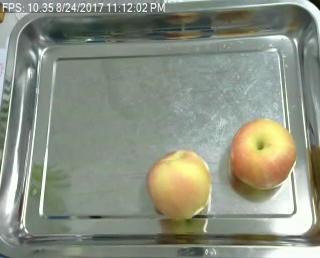
#> input picture work12/data01/freshapple_0001.jpg, 320 x 258 px; its folder holds 4 pictures in this run
$ python svm1_rbf.py
#> lines starting #> are read from the running program, lines starting #| are printed output that depends on the picture

import numpy as np
import cv2
import os
import matplotlib.pyplot as plt
from sklearn.model_selection import train_test_split
from sklearn.svm import SVC
from sklearn.metrics import accuracy_score
from sklearn.preprocessing import LabelEncoder
from sklearn.preprocessing import StandardScaler
from sklearn.decomposition import PCA

# データのロードと前処理
def load_images_from_folder(folder):
#> called with folder = './data01'
    imgs = []
    lbls = []
    for filename in os.listdir(folder):
        img = cv2.imread(os.path.join(folder, filename))
#> img is the input picture: shape (258, 320, 3); mean B, G, R 129.2, 144.3, 138.2
        if img is not None:
            img = cv2.resize(img, (64, 64))  # 画像を64x64にリサイズ
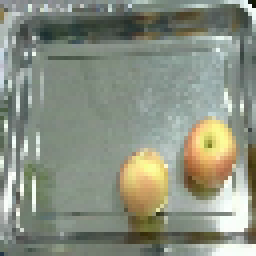
#> img: shape (64, 64, 3) (shown 4 times larger); mean B, G, R 128.7, 143.7, 137.6
            imgs.append(img)
            lbl = filename.split('_')[0]  # ファイル名の先頭部分をラベルとする
            lbls.append(lbl)
#> pass 2 of the loop in load_images_from_folder, `for filename in os.listdir(folder):`:
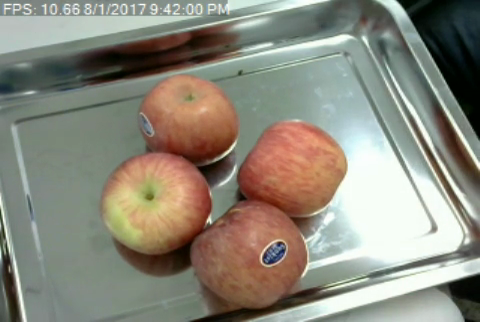
#> input picture work12/data01/freshapple_0002.jpg, 480 x 322 px
#> in load_images_from_folder, img is the input picture: shape (322, 480, 3); mean B, G, R 123.6, 136.5, 139.6
#> in load_images_from_folder, `img = cv2.resize(img, (64, 64))`:
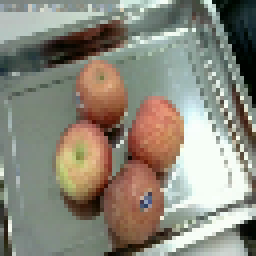
#> img: shape (64, 64, 3) (shown 4 times larger); mean B, G, R 123.4, 136.3, 139.4
#> pass 3 of the loop in load_images_from_folder, `for filename in os.listdir(folder):`:
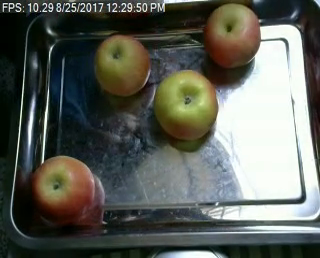
#> input picture work12/data01/freshapple_0004.jpg, 320 x 258 px
#> in load_images_from_folder, img is the input picture: shape (258, 320, 3); mean B, G, R 88.6, 96.4, 93.1
#> in load_images_from_folder, `img = cv2.resize(img, (64, 64))`:
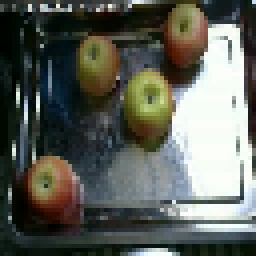
#> img: shape (64, 64, 3) (shown 4 times larger); mean B, G, R 88.5, 96.3, 93
#> the loop made 4 passes; the first 3 are shown
    return imgs, lbls

# 画像データとラベルの取得
imgs, lbls = load_images_from_folder('./data01')

# 画像データをnumpy配列に変換
imgs = np.array(imgs)
lbls = np.array(lbls)

# RGB値を特徴量とする関数
def extract_rgb_features(images):
    feats = []
    for img in images:
        img_feats = img.reshape(-1, 3)  # 画像をピクセルごとにRGB値に変換
        feats.append(img_feats)
    return np.array(feats)

# 特徴量の抽出
feats = extract_rgb_features(imgs)

# ラベルのエンコーディング
le = LabelEncoder()
lbls = le.fit_transform(lbls)

# データの分割
X_train, X_test, y_train, y_test, imgs_train, imgs_test = train_test_split(
    feats, lbls, imgs, test_size=0.3, random_state=42
)

# SVMモデルの訓練（RGB値を特徴量とする場合）
# 特徴量を適切に変形
X_train_flat = X_train.reshape(X_train.shape[0], -1)
X_test_flat = X_test.reshape(X_test.shape[0], -1)

# 特徴量の標準化
scaler = StandardScaler()
X_train_scaled = scaler.fit_transform(X_train_flat)
X_test_scaled = scaler.transform(X_test_flat)

# SVMの訓練
svm = SVC(kernel='rbf', degree=3)
#> (the run stopped early here; a loop or call above may not have finished)
